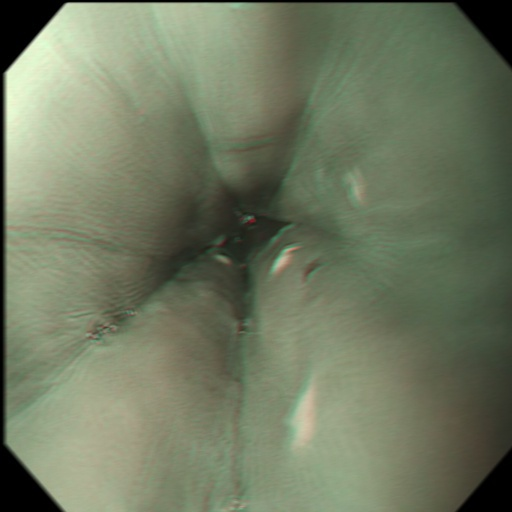
#> input picture subDM/0000597.jpg, 512 x 512 px; its folder holds only this picture in this run
$ python ROI_Version1.6.py
#> lines starting #> are read from the running program, lines starting #| are printed output that depends on the picture; after the words box and inside, x2 and y2 are one past the last pixel; in counts of white or black regions, pixels touching at a corner belong together
### subDM/readimg.py
# -*- coding: utf-8 -*-
"""
Created on Tue May 28 11:20:26 2019

@author: Nataly
"""
def read_img(imfile):
#> called with imfile = '0000597.jpg'
    import cv2
    return cv2.imread(imfile)
#> returned value is the input picture: shape (512, 512, 3); mean B, G, R 97.1, 121.3, 112.4
    #return (imfile + 2)

### subDM/ROI_Version1.6.py
# -*- coding: utf-8 -*-
"""
Created on Thu Jul 11 23:42:46 2019

@author: Nataly
"""
import cv2
import pylab as plt
from matplotlib import pyplot as plt
import numpy as np
from pylab import *
from readimg import read_img #leer imagines ### img=read_img(imgfile)##
from skimage.morphology import disk

from skimage.filters import threshold_otsu
from skimage.filters import threshold_li
from skimage.filters import threshold_minimum
from skimage.filters import threshold_triangle
from skimage.filters import try_all_threshold
from PIL import ImageEnhance
from PIL import Image
from skimage.filters import rank

import glob
# [4 lines left out: function log, not called in this run]

from skimage.morphology import erosion, dilation, opening, closing, white_tophat
from skimage.morphology import black_tophat, skeletonize, convex_hull_image
from skimage.morphology import disk

for imgfile in glob.glob("*.jpg"):
    ima=read_img(imgfile)
    #ima=log(ima)
    imR, imG, imB=cv2.split(ima)
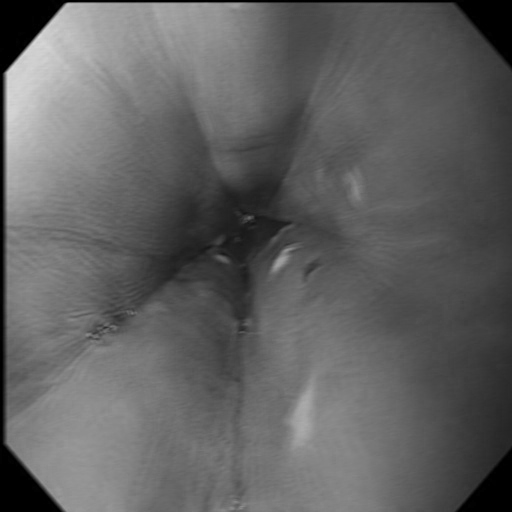
#> imR: shape (512, 512); min 0, max 217, mean 97.1
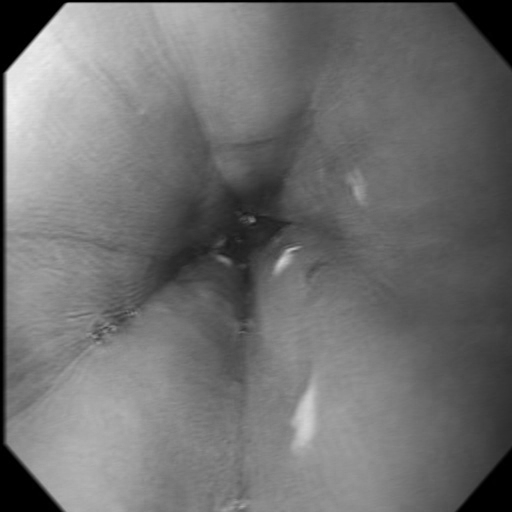
#> imB: shape (512, 512); min 0, max 238, mean 112.4

    imA=cv2.cvtColor(ima,cv2.COLOR_RGB2HSV)
#> imA: shape (512, 512, 3); mean H, S, V 76.9, 53.2, 121.7
    I,I,II=cv2.split(imA)
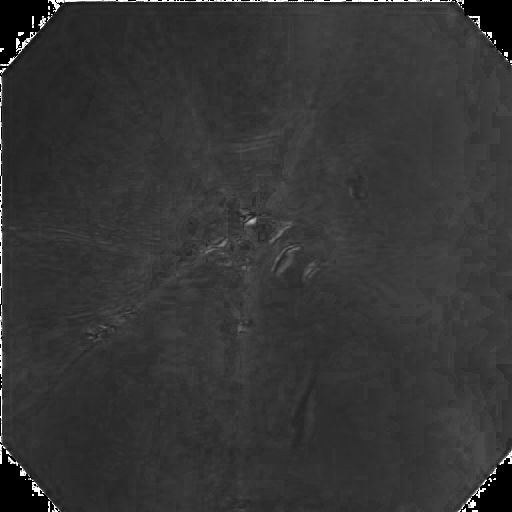
#> I: shape (512, 512); min 0, max 255, mean 53.2
    ta=II.shape
    ta=list(ta)
    #plt.imshow(II, cmap=plt.cm.gray)
    #plt.show()

    MIN=int(np.min(II))
#> MIN = 0
    MAX=int(np.max(II))
#> MAX = 254

    hist = cv2.calcHist([II],[0],None,[256],[0,255])
#> hist = 256 values, max 6978 at index 0, min 0 at index 255, mean 1024
    plt.plot(hist)
    plt.show()
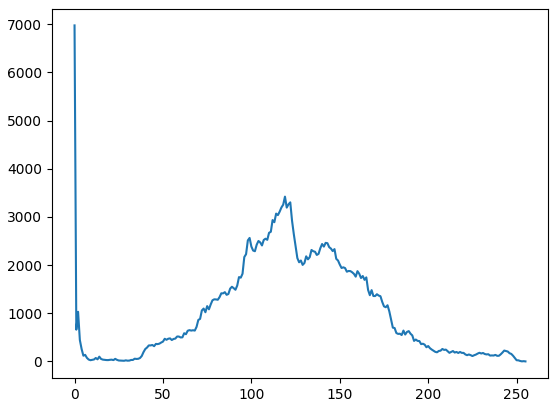
#> figure drawn by matplotlib, 1 panel; curve peaks at x = 0, y = 6978
    l=int(len(hist)/3)
#> l = 85
    a=hist[:l]
#> a = 85 values, max 6978 at index 0, min 13 at index 28, mean 504.2
    a=a.tolist()
#> a = 85 items, first 6: [6978], [659], [1030], [444], [257], [118]
    hist=hist.tolist()
#> hist = 256 items, first 6: [6978], [659], [1030], [444], [257], [118]
    u=np.max(a)
#> u = 6978
    umbral1 = hist.index(u)
#> umbral1 = 0
    a=a[umbral1:]

    uu=np.min(a)
#> uu = 13
    histb=hist[umbral1:]
#> histb has the same summary as hist
    umbral=histb.index(uu)
#> umbral = 28
    umbral=umbral+len(hist[:umbral1])
    print(umbral1,umbral)
#| 0 28

    binary=II.copy()
    for f in range(ta[0]):
        for c in range (ta[1]):
            if II[f,c]<=umbral:
                binary[f,c]=0
            else:
                binary[f,c]=1
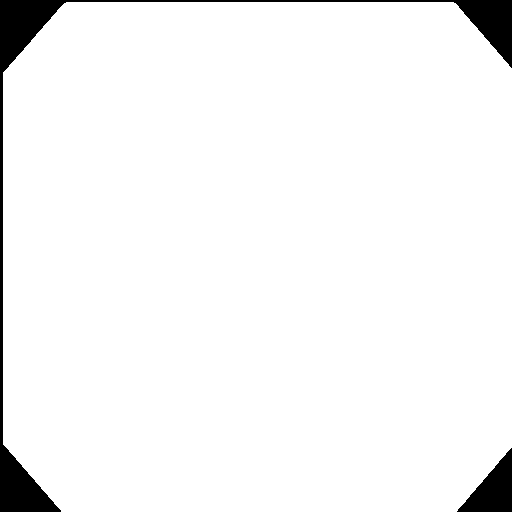
#> binary: shape (512, 512); values 0 (black) and 1 (white), 96% white; 2 black regions, box (x1, y1, x2, y2) and area: (0, 0, 512, 512) 8657, (457, 448, 512, 512) 1807


    ret3,binaryx= cv2.threshold(II,0,255,cv2.THRESH_BINARY+cv2.THRESH_OTSU)
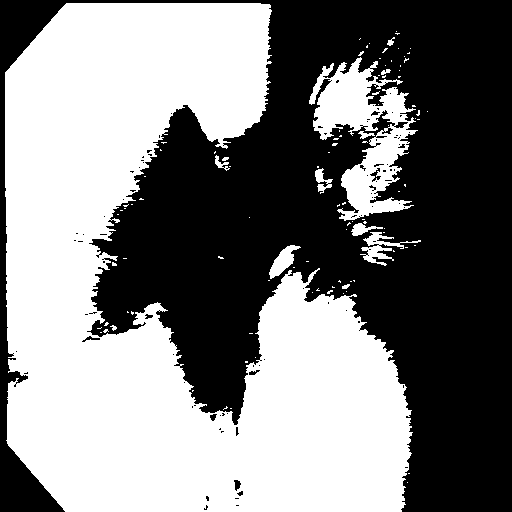
#> binaryx: shape (512, 512); 50.2% white; 92 black regions (84 under 20 px), largest, box (x1, y1, x2, y2) and area: (0, 0, 512, 512) 130016, (370, 168, 381, 182) 56, (234, 480, 241, 491) 49
#> ret3 = 121
    print(ret3)
#| 121.0
    binary = (binary*255).astype(np.uint8)
    plt.imshow(binary, cmap=plt.cm.gray)
    plt.show()
    ### Transformaciones Morfologicas

    kernel = cv2.getStructuringElement(cv2.MORPH_ELLIPSE, (20, 20))
    openi = cv2.morphologyEx(binary, cv2.MORPH_OPEN, kernel)
#> openi: shape (512, 512); 95.7% white; 2 black regions, box (x1, y1, x2, y2) and area: (0, 0, 512, 512) 9424, (458, 449, 512, 512) 1805
    #kernel = cv2.getStructuringElement(cv2.MORPH_ELLIPSE, (10, 10))
    #dilation = cv2.dilate(opening,kernel,iterations = 1)
    kernel = cv2.getStructuringElement(cv2.MORPH_ELLIPSE, (15, 15))
    close=cv2.morphologyEx(openi, cv2.MORPH_CLOSE, kernel)
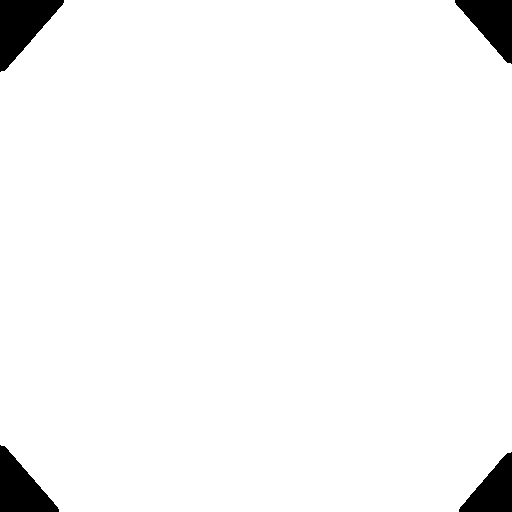
#> close: shape (512, 512); 96.8% white; 4 black regions, box (x1, y1, x2, y2) and area: (0, 0, 64, 72) 2529, (0, 445, 59, 512) 2190, (455, 0, 512, 64) 2012, (459, 452, 512, 512) 1787

    #plt.imshow(openi, cmap=plt.cm.gray)
    #plt.show()
    plt.imshow(close, cmap=plt.cm.gray)
    plt.show()


    dire='./segROI/#5/'+imgfile
    #img=cv2.cvtColor(im,cv2.COLOR_BGR2RGB)
    cv2.imwrite(dire,close)
    k = cv2.waitKey(1000)
#> (key Esc is pressed here)
    #destroy the window
    cv2.destroyAllWindows()

$ run again, on subDM/00252.jpg
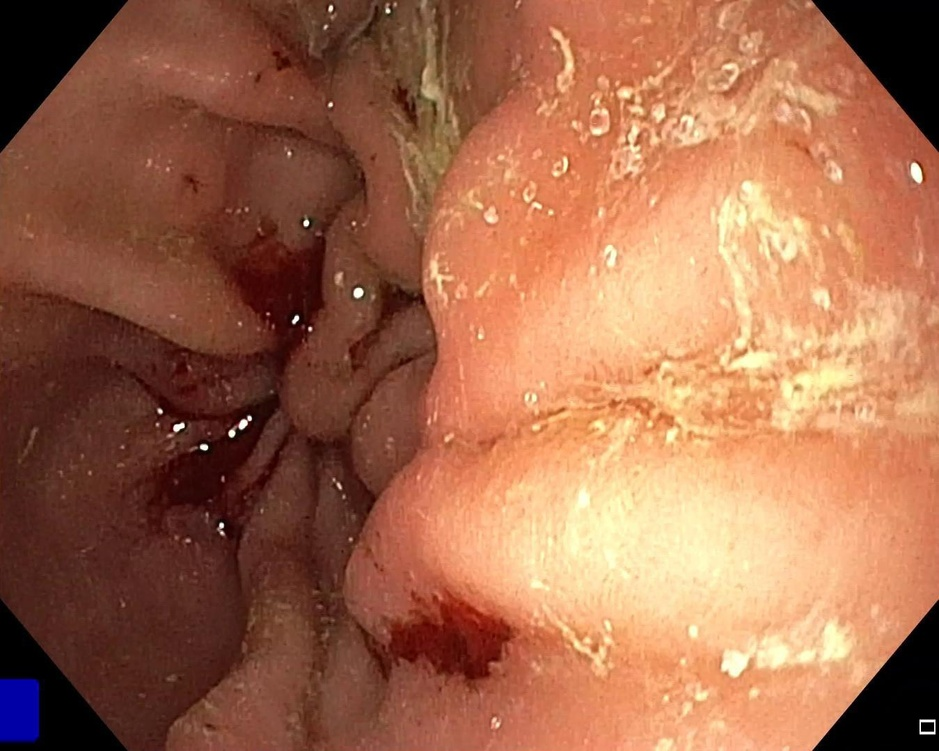
#> input picture subDM/00252.jpg, 939 x 751 px, shrunk from 1349 x 1079 before the run
#> in read_img, returned value is the input picture: shape (751, 939, 3); mean B, G, R 76.6, 105, 162.1
#> imA: shape (751, 939, 3); mean H, S, V 105.3, 140.7, 162.7
#> MIN = 0
#> MAX = 255
#> `hist = cv2.calcHist([II],[0],None,[256],[0,255])`: hist = 256 values, max 24317 at index 0, min 0 at index 255, mean 2612.2
#> l = 85
#> `a=hist[:l]`: a = 85 values, max 24317 at index 0, min 52 at index 18, mean 1469.6
#> `a=a.tolist()`: a = 85 items, first 6: [24317], [2185], [3823], [1341], [827], [689]
#> `hist=hist.tolist()`: hist = 256 items, first 6: [24317], [2185], [3823], [1341], [827], [689]
#> u = 24317
#> umbral1 = 0
#> uu = 52
#> histb has the same summary as hist
#> umbral = 18
#| 0 18
#> `ret3,binaryx= cv2.threshold(II,0,255,cv2.THRESH_BINARY+cv2.THRESH_OTSU)`:
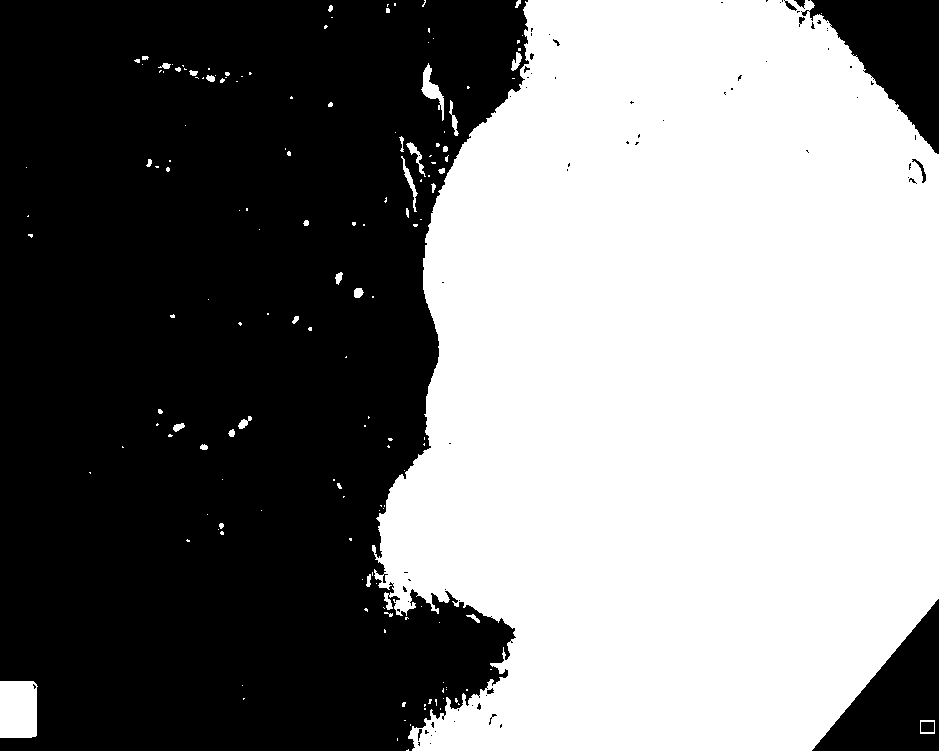
#> binaryx: shape (751, 939); 50.2% white; 77 black regions (65 under 20 px), largest, box (x1, y1, x2, y2) and area: (0, 0, 529, 751) 330627, (801, 0, 939, 154) 10258, (812, 599, 939, 751) 9500
#> ret3 = 162
#| 162.0
#> `openi = cv2.morphologyEx(binary, cv2.MORPH_OPEN, kernel)`:
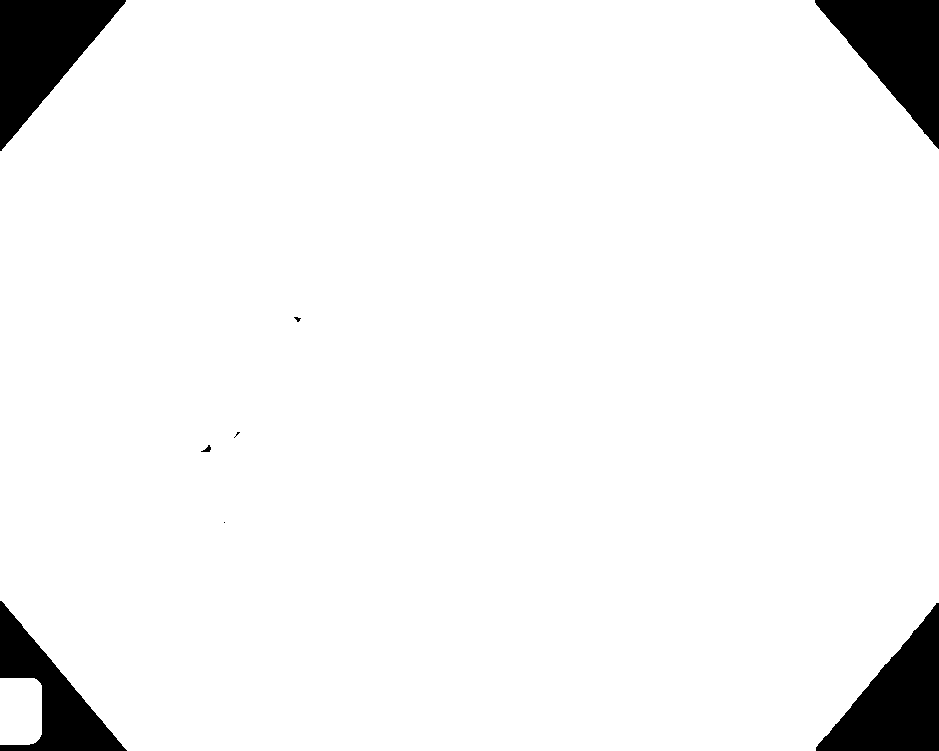
#> openi: shape (751, 939); 95% white; 8 black regions (3 under 20 px), largest, box (x1, y1, x2, y2) and area: (0, 0, 126, 151) 9716, (815, 0, 939, 149) 9461, (816, 603, 939, 751) 9370, (0, 601, 127, 751) 6900, (201, 445, 211, 452) 35
#> close: shape (751, 939); 95% white; 4 black regions, box (x1, y1, x2, y2) and area: (0, 0, 125, 147) 9697, (815, 0, 939, 145) 9445, (816, 606, 939, 751) 9348, (0, 604, 124, 751) 6714
